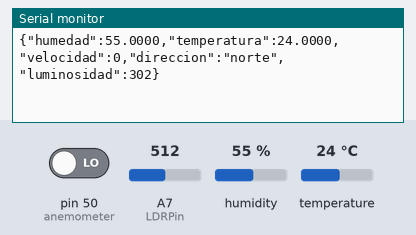
Bench run of a sketch on a simulated Arduino Mega 2560, built with avr-gcc and run on an emulated ATmega2560. On the bench: the last lines printed to the serial monitor. The inputs (shaded band) are chosen by the test bench; at power-on: humidity 55 %, A7 (LDRPin) = 512, temperature 24 °C, pin 50 (anemometer) LOW.

Above: at 1.2 s.
1.3 s: humidity set to 22 %
2.8 s: A7 (LDRPin) set to 716
At 4.0 s:
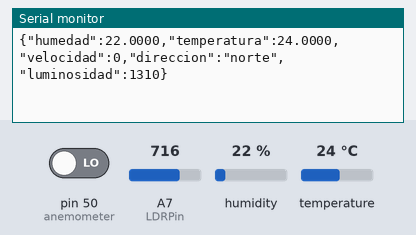
4.3 s: temperature set to 12 °C
At 5.6 s:
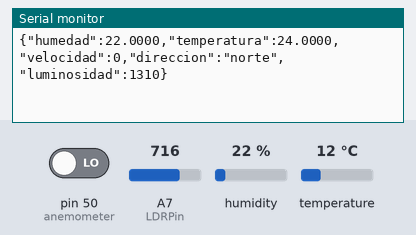
5.8 s: A7 (LDRPin) set to 900
7.3 s: humidity set to 40 %
At 7.3 s:
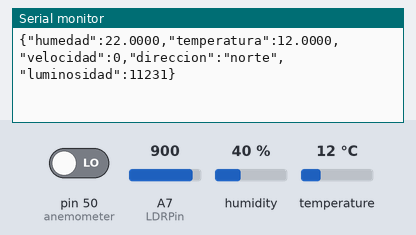
Timing chart, 0 to 9.8 s (numbered marks = the images above; inputs shaded):
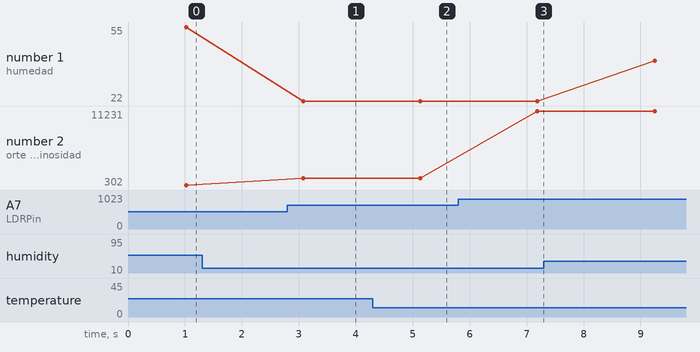

The sketch:

PRACTICA2.ino
```cpp
//*********************************************************************************************IMPORTACION DE LIBRERIA
#include <DHT.h>
//#include <SoftwareSerial.h>
//*********************************************************************************************DEFINICION DE PINES
//*****************************************PINES TEMPERATURA Y HUMEDAD
#define DHTPIN 7
#define DHTTYPE DHT11
//*****************************************PINES DIRECCION
#define A_North A0
//#define A_NorthEast A1 SE QUEMÓ :(
#define A_East A2
//#define A_SouthEast A2
#define A_South A1
//#define A_SouthWest A4
#define A_West A3
//#define A_NorthWest A6

#define VIN 5 // V power voltage
#define R 10000 //ohm resistance value

//*****************************************PINES VELOCIDAD
#define anemometer 50

//*****************************************CONFIGURACION BLUETOOTH
//SoftwareSerial miBT(10, 11); // RX, TX

//*********************************************************************************************DEFINICION DE VARIABLES
//*****************************************INFORMACION
String data;
bool temperature;
bool velocidad;
//*****************************************TEMPERATURA Y HUMEDAD
DHT dht(DHTPIN, DHTTYPE);
//*****************************************DIRECCION
int last_windDir = 1;
int current_windDir = 8;
//*****************************************VELOCIDAD
long frequency = 0;
int measures_per_second = 100;
int dly = 1000 / measures_per_second;
int tmp_time = 0;
int seconds = 0;
long cnt = 0;
//TRUE = HIGH
int tmp_old_value = HIGH;

//*********************************************************************************************LUMINOSIDAD
const long A = 1000;     //Resistencia en oscuridad en KΩ
const int B = 15;
const int Rc = 10;
int V;
int ilum;
char val; // Variable que recibe data del puerto serial
const int LDRPin = A7;

//*********************************************************************************************SETUP
void setup()
{
  //*****************************************INICIALIZACION SERIAL
  Serial.begin(9600);
  //*****************************************INICIALIZACION PINES
  dht.begin();
  pinMode(anemometer, INPUT);
  //*****************************************INICIALIZACION DE VARIABLES DE DATA
  data = "";
  temperature = false;
  velocidad = false;
}

//*********************************************************************************************LOOP
void loop()
{

  data.concat("{");
  //*****************************************TEMPERATURA Y HUMEDAD
  Temperatura_Humedad();
  //*****************************************VELOCIDAD
  if(temperature)Velocity();
  //*****************************************DIRECCION
  if(temperature && velocidad)
  {
    getWindDirection();
    luminosidad();
  }
  data.concat("}");
  Serial.println(data.c_str());
  delay(1000);
  //*****************************************REINICIO DE DATA
  data = "";
  temperature = false;
  velocidad = false;


  //delay(5000);

  // Enviar datos al bluetooth
  //miBT.println(data);
  // Enviar datos al serial para comprobar

}

//*********************************************************************************************TEMPERATURA Y HUMEDAD
void Temperatura_Humedad()
{
  float h = dht.readHumidity();
  float t = dht.readTemperature();
  if (isnan(h) || isnan(t))
  {
    h = 0;
    t = 0;
  }
  //*****************************************HUMEDAD
  data.concat("\"humedad\":");
  data.concat(String(h, 4));
  data.concat(",");
  //*****************************************TEMPERATURA
  data.concat("\"temperatura\":");
  data.concat(String(t, 4));
  temperature = true;
}

//*********************************************************************************************DIRECCION DEL VIENTO
void getWindDirection()
{
  //*****************************************DIRECCION
  data.concat(",");
  data.concat("\"direccion\":");
  data.concat("\"norte\"");

  //Serial.println(analogRead(A_South));
  //Serial.println(analogRead(A_West));
  //Serial.println(analogRead(A_East));
/*
  if (analogRead(A_South) <= 510)
  {
    last_windDir = current_windDir;
    current_windDir = 5;
    data.concat("\"sur\"");
  }

  else if (analogRead(A_West) <= 510)
  {
    last_windDir = current_windDir;
    current_windDir = 1;
    data.concat("\"oeste\"");
  }
  else if (analogRead(A_East) <= 510)
  {
    last_windDir = current_windDir;
    current_windDir = 3;
    data.concat("\"este\"");
  }
  else
  {
    last_windDir = current_windDir;
    current_windDir = 7;
    data.concat("\"norte\"");
  }
  */
}

//*********************************************************************************************VELOCIDAD DEL VIENTO
void Velocity()
{
  //*****************************************VELOCIDAD
  tmp_time = millis();
  while (1)
  {
    int tmp_gap = millis() - tmp_time;
    if (tmp_gap <= 1000)
    {
      int tmp = digitalRead(anemometer);
      if (tmp_old_value != tmp)
      {
        frequency++;
        tmp_old_value = tmp;
      }
    }
    if (tmp_gap >= 1000)
    {
      int ajuste = frequency / 4;
      int rpm = (ajuste * 60);
      int diameter = 15;
      int kmph = (diameter) * (rpm) * (0.001885);

      data.concat(",");
      data.concat("\"velocidad\":");
      data.concat(String(kmph, 4));
      velocidad = true;
      frequency = 0;
      cnt = 0;
      break;
    }
  }
}

void luminosidad()
{
    V = analogRead(LDRPin);
    //ilum = (((long)V*A*10)/((long)B*Rc*(1023-V)));
    ilum = sensorRawToPhys(V);
    data.concat(",");
    data.concat("\"luminosidad\":");
    data.concat(String(ilum, 4));
}

int sensorRawToPhys(int raw){
  // Conversion rule
  float Vout = float(raw) * (VIN / float(1023));// Conversion analog to voltage
  float RLDR = (R * (VIN - Vout))/Vout; // Conversion voltage to resistance
  int phys=500/(RLDR/1000); // Conversion resitance to lumen
  return phys;
}
```

Measured:
- after the input at 2.8 s, the serial monitor: prints a new line after 0.28 s (image 1)
- plotted number 1: 22 → 40 after the input at 7.3 s
- plotted number 2: 302 → 1310 after the input at 2.8 s, 1310 → 11231 after the input at 5.8 s
